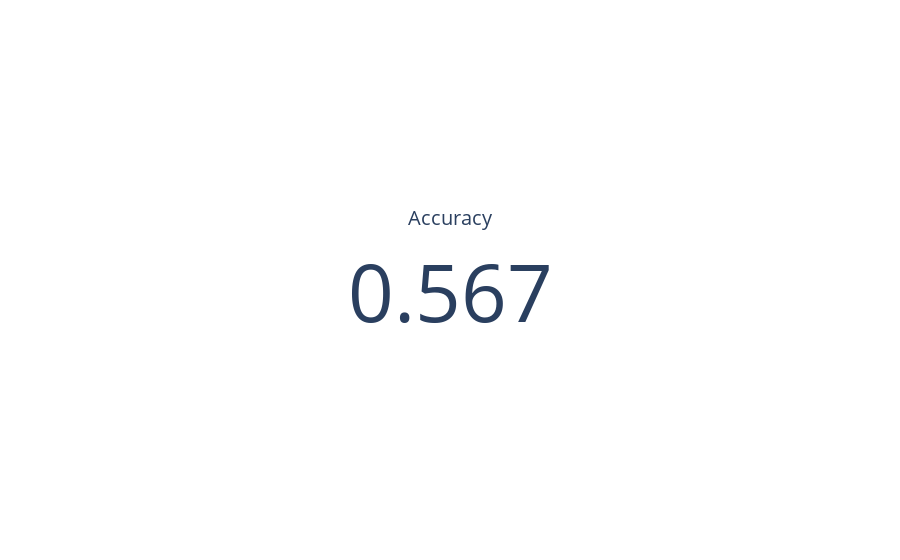

Write notebook code for a chart like this one.
### Code cell
import numpy as np
import pandas as pd
import plotly.graph_objs as go
from sklearn.model_selection import train_test_split
from sklearn.preprocessing import StandardScaler
from sklearn.linear_model import LogisticRegression
from sklearn.metrics import accuracy_score

# Rimuovi le righe con valori mancanti
df_cleaned = df.replace('?', np.nan).dropna()

# Preparazione dei dati
X = df_cleaned.drop('num', axis=1)
y = df_cleaned['num']
categorical_columns = ['ca']  # Elenca qui il nome delle colonne categoriche presenti nel tuo dataset
X = pd.get_dummies(X, columns=categorical_columns, drop_first=True)
scaler = StandardScaler()
X = scaler.fit_transform(X)

# Divisione dei dati in set di addestramento e test
X_train, X_test, y_train, y_test = train_test_split(X, y, test_size=0.2, random_state=42)

# Creazione e addestramento del modello di regressione logistica
model = LogisticRegression()
model.fit(X_train, y_train)

# Valutazione del modello
y_pred = model.predict(X_test)
accuracy = accuracy_score(y_test, y_pred)

# Creazione del grafico
fig = go.Figure()

fig.add_trace(go.Indicator(
    mode="number",
    value=accuracy,
    title="Accuracy",
    domain={'x': [0, 1], 'y': [0, 1]}
))

fig.show()

### Figure 1 — Plotly figure (JSON) as saved in the notebook; plotly's stock layout.template omitted (floating-point values rounded to 4 significant figures)
{"data": [{"domain": {"x": [0, 1], "y": [0, 1]}, "mode": "number", "title": {"text": "Accuracy"}, "type": "indicator", "value": 0.5667}], "layout": {}}
